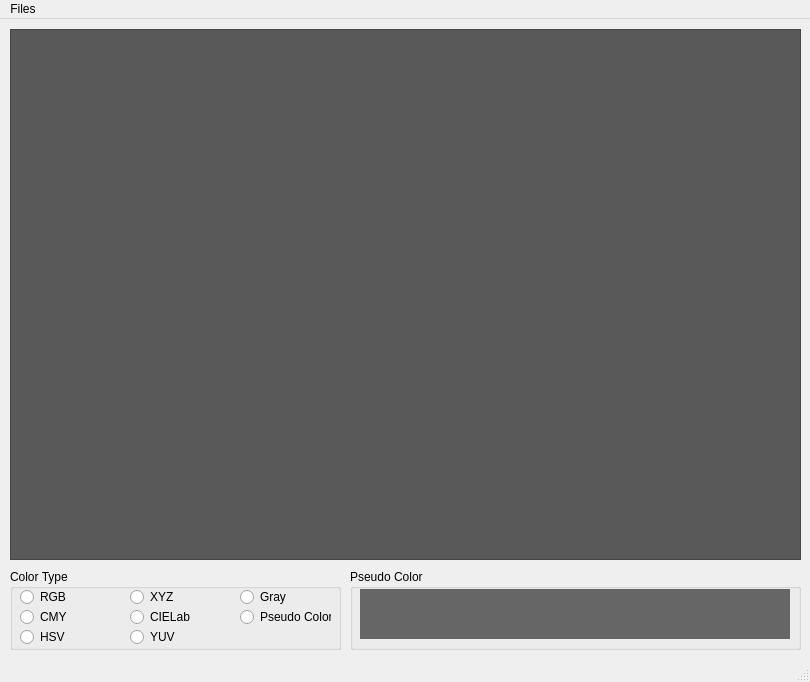
<?xml version="1.0" encoding="UTF-8"?>
<ui version="4.0">
 <class>MainWindow</class>
 <widget class="QMainWindow" name="MainWindow">
  <property name="geometry">
   <rect>
    <x>0</x>
    <y>0</y>
    <width>810</width>
    <height>682</height>
   </rect>
  </property>
  <property name="windowTitle">
   <string>MainWindow</string>
  </property>
  <widget class="QWidget" name="centralwidget">
   <widget class="QGroupBox" name="groupBox_colorType">
    <property name="enabled">
     <bool>true</bool>
    </property>
    <property name="geometry">
     <rect>
      <x>10</x>
      <y>550</y>
      <width>331</width>
      <height>81</height>
     </rect>
    </property>
    <property name="title">
     <string>Color Type</string>
    </property>
    <widget class="QRadioButton" name="radioButton_rgb">
     <property name="geometry">
      <rect>
       <x>10</x>
       <y>20</y>
       <width>83</width>
       <height>16</height>
      </rect>
     </property>
     <property name="text">
      <string>RGB</string>
     </property>
    </widget>
    <widget class="QRadioButton" name="radioButton_cmy">
     <property name="geometry">
      <rect>
       <x>10</x>
       <y>40</y>
       <width>83</width>
       <height>16</height>
      </rect>
     </property>
     <property name="text">
      <string>CMY</string>
     </property>
    </widget>
    <widget class="QRadioButton" name="radioButton_hsv">
     <property name="geometry">
      <rect>
       <x>10</x>
       <y>60</y>
       <width>83</width>
       <height>16</height>
      </rect>
     </property>
     <property name="text">
      <string>HSV</string>
     </property>
    </widget>
    <widget class="QRadioButton" name="radioButton_xyz">
     <property name="geometry">
      <rect>
       <x>120</x>
       <y>20</y>
       <width>83</width>
       <height>16</height>
      </rect>
     </property>
     <property name="text">
      <string>XYZ</string>
     </property>
    </widget>
    <widget class="QRadioButton" name="radioButton_cielab">
     <property name="geometry">
      <rect>
       <x>120</x>
       <y>40</y>
       <width>83</width>
       <height>16</height>
      </rect>
     </property>
     <property name="text">
      <string>CIELab</string>
     </property>
    </widget>
    <widget class="QRadioButton" name="radioButton_yuv">
     <property name="geometry">
      <rect>
       <x>120</x>
       <y>60</y>
       <width>83</width>
       <height>16</height>
      </rect>
     </property>
     <property name="text">
      <string>YUV</string>
     </property>
    </widget>
    <widget class="QRadioButton" name="radioButton_gray">
     <property name="geometry">
      <rect>
       <x>230</x>
       <y>20</y>
       <width>83</width>
       <height>16</height>
      </rect>
     </property>
     <property name="text">
      <string>Gray</string>
     </property>
    </widget>
    <widget class="QRadioButton" name="radioButton_pseudoColor">
     <property name="geometry">
      <rect>
       <x>230</x>
       <y>40</y>
       <width>91</width>
       <height>16</height>
      </rect>
     </property>
     <property name="text">
      <string>Pseudo Color</string>
     </property>
    </widget>
   </widget>
   <widget class="QSmartGraphicsView" name="graphicsView">
    <property name="geometry">
     <rect>
      <x>10</x>
      <y>10</y>
      <width>791</width>
      <height>531</height>
     </rect>
    </property>
    <property name="styleSheet">
     <string notr="true">background-color: rgb(89, 89, 89);</string>
    </property>
   </widget>
   <widget class="QGroupBox" name="groupBox_2">
    <property name="geometry">
     <rect>
      <x>350</x>
      <y>550</y>
      <width>451</width>
      <height>81</height>
     </rect>
    </property>
    <property name="title">
     <string>Pseudo Color</string>
    </property>
    <widget class="QLabelBar" name="label_pseudoBar">
     <property name="geometry">
      <rect>
       <x>10</x>
       <y>20</y>
       <width>430</width>
       <height>50</height>
      </rect>
     </property>
     <property name="styleSheet">
      <string notr="true">background-color: rgb(102, 102, 102);</string>
     </property>
     <property name="text">
      <string/>
     </property>
    </widget>
   </widget>
  </widget>
  <widget class="QMenuBar" name="menubar">
   <property name="geometry">
    <rect>
     <x>0</x>
     <y>0</y>
     <width>810</width>
     <height>21</height>
    </rect>
   </property>
   <widget class="QMenu" name="menuFiles">
    <property name="title">
     <string>Files</string>
    </property>
    <addaction name="actionOpen_image"/>
    <addaction name="actionImport_from_Main"/>
    <addaction name="actionExit"/>
   </widget>
   <addaction name="menuFiles"/>
  </widget>
  <widget class="QStatusBar" name="statusbar"/>
  <action name="actionOpen_image">
   <property name="text">
    <string>Open image</string>
   </property>
  </action>
  <action name="actionImport_from_Main">
   <property name="text">
    <string>Import from Main</string>
   </property>
  </action>
  <action name="actionExit">
   <property name="text">
    <string>Exit</string>
   </property>
  </action>
 </widget>
 <customwidgets>
  <customwidget>
   <class>QLabelBar</class>
   <extends>QLabel</extends>
   <header location="global">qlabelbar.h</header>
  </customwidget>
  <customwidget>
   <class>QSmartGraphicsView</class>
   <extends>QGraphicsView</extends>
   <header location="global">qsmartgraphicsview.h</header>
  </customwidget>
 </customwidgets>
 <resources/>
 <connections/>
</ui>
